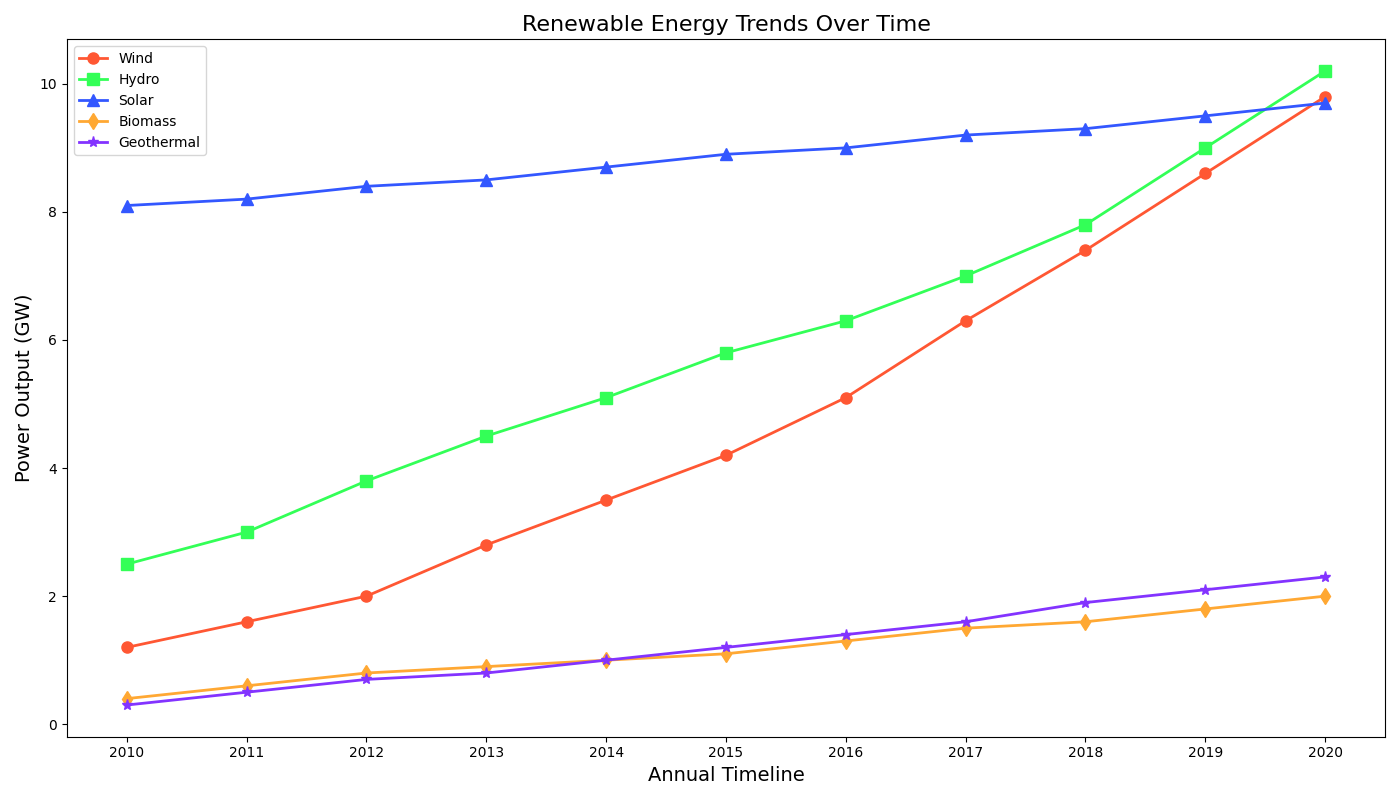

Source code (Python):
import matplotlib.pyplot as plt
import numpy as np

years = np.arange(2010, 2021)

solar = [1.2, 1.6, 2.0, 2.8, 3.5, 4.2, 5.1, 6.3, 7.4, 8.6, 9.8]
wind = [2.5, 3.0, 3.8, 4.5, 5.1, 5.8, 6.3, 7.0, 7.8, 9.0, 10.2]
hydro = [8.1, 8.2, 8.4, 8.5, 8.7, 8.9, 9.0, 9.2, 9.3, 9.5, 9.7]
geothermal = [0.4, 0.6, 0.8, 0.9, 1.0, 1.1, 1.3, 1.5, 1.6, 1.8, 2.0]
biomass = [0.3, 0.5, 0.7, 0.8, 1.0, 1.2, 1.4, 1.6, 1.9, 2.1, 2.3]

# New colors for each energy source
colors = ['#ff5733', '#33ff57', '#3357ff', '#ffa833', '#8333ff']

fig, ax = plt.subplots(figsize=(14, 8))

ax.plot(years, solar, color=colors[0], marker='o', linestyle='-', linewidth=2, markersize=8, label='Wind')
ax.plot(years, wind, color=colors[1], marker='s', linestyle='-', linewidth=2, markersize=8, label='Hydro')
ax.plot(years, hydro, color=colors[2], marker='^', linestyle='-', linewidth=2, markersize=8, label='Solar')
ax.plot(years, geothermal, color=colors[3], marker='d', linestyle='-', linewidth=2, markersize=8, label='Biomass')
ax.plot(years, biomass, color=colors[4], marker='*', linestyle='-', linewidth=2, markersize=8, label='Geothermal')

ax.set_xlabel("Annual Timeline", fontsize=14)
ax.set_ylabel("Power Output (GW)", fontsize=14)
ax.set_xticks(years)
ax.set_title("Renewable Energy Trends Over Time", fontsize=16)
ax.legend()

plt.tight_layout()
plt.show()
